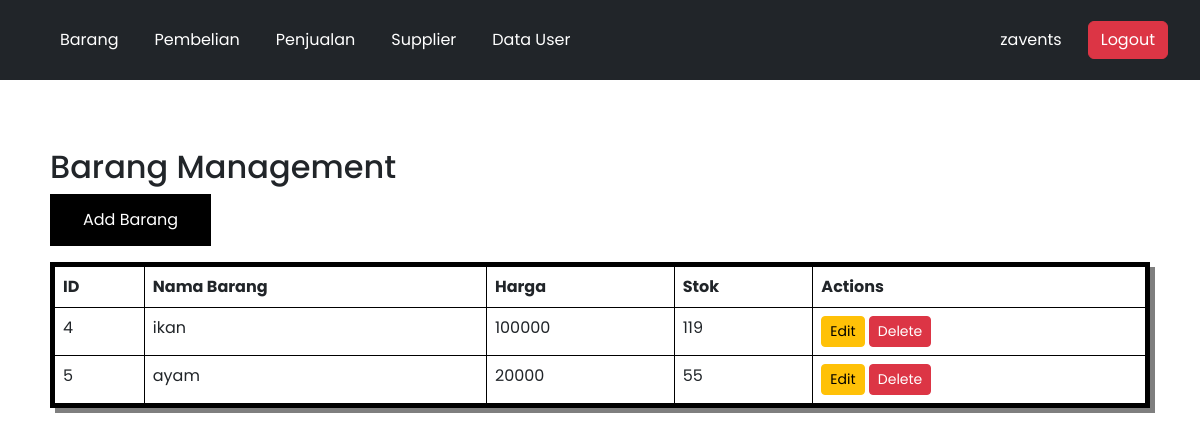
Page /barang.php (signed in) on the committed database.
### tables this page shows
CREATE TABLE `barang` (
  `id_barang` int(12) NOT NULL,
  `id_supplier` int(12) NOT NULL,
  `nama_barang` varchar(255) NOT NULL,
  `harga_barang` int(24) NOT NULL,
  `stok` int(24) NOT NULL
);

### barang.php (the view, shortened to what this page needs)
<?php
$host = "localhost";
$user = "root";
$password = "";
$database = "inventaris";
$koneksi = new mysqli($host, $user, $password, $database);
$result = $koneksi->query("SELECT * FROM barang");
?>
<!DOCTYPE html>
<html lang="en">
<head>
    <link href="https://cdn.jsdelivr.net/npm/bootstrap@5.3.0/dist/css/bootstrap.min.css" rel="stylesheet">
</head>
<body style="background-image: url(./img/bg.png);">
    <?php include('navbar.php'); ?>
    <div class="container mt-5">
        <h2>Barang Management</h2>
        <button class="button mb-3" data-bs-toggle="modal" data-bs-target="#addModal">Add Barang</button>
        <table class="table table-bordered"onmouseover="this.style.borderColor='rgb(0, 162, 255)'"
        onmouseout="this.style.borderColor='rgb(0, 0, 0)'" >
        <tr>
                <th>ID</th>
                <th>Nama Barang</th>
                <th>Harga</th>
                <th>Stok</th>
                <th>Actions</th>
            </tr>
            <?php while ($row = $result->fetch_assoc()) { ?>
            <tr>
                <td><?= $row['id_barang'] ?></td>
                <td><?= $row['nama_barang'] ?></td>
                <td><?= $row['harga_barang'] ?></td>
                <td><?= $row['stok'] ?></td>
                <td>
                    <button class="btn btn-warning btn-sm" data-bs-toggle="modal" data-bs-target="#editModal<?= $row['id_barang'] ?>">Edit</button>
                    <a href="?delete=<?= $row['id_barang'] ?>" class="btn btn-danger btn-sm" onclick="return confirm('Are you sure?')">Delete</a>
                </td>
            </tr>
            <?php } ?>
        </table>
    </div>
</body>
</html>

### navbar.php (style rules this page uses)
body { font-family: 'Poppins', sans-serif; }
.container { padding: 20px; }
.table { border: 5px solid rgb(0, 0, 0); padding: 30px; box-shadow: 5px 5px 0px rgba(0, 0, 0, 0.5); transition: border-color 0.3s; }
.button { --bg: #000; --hover-bg: rgba(0, 101, 253, 0.66); --hover-text: #000; color: #fff; cursor: pointer; border: 1px solid var(--bg); padding: 0.8em 2em; background: var(--bg); transition: 0.2s; }

### rows in the picture
barang: id_barang "4", nama_barang "ikan", harga_barang "100000", stok "119"
barang: id_barang "5", nama_barang "ayam", harga_barang "20000", stok "55"

### other values in the picture
$_SESSION['username'] "zavents"
